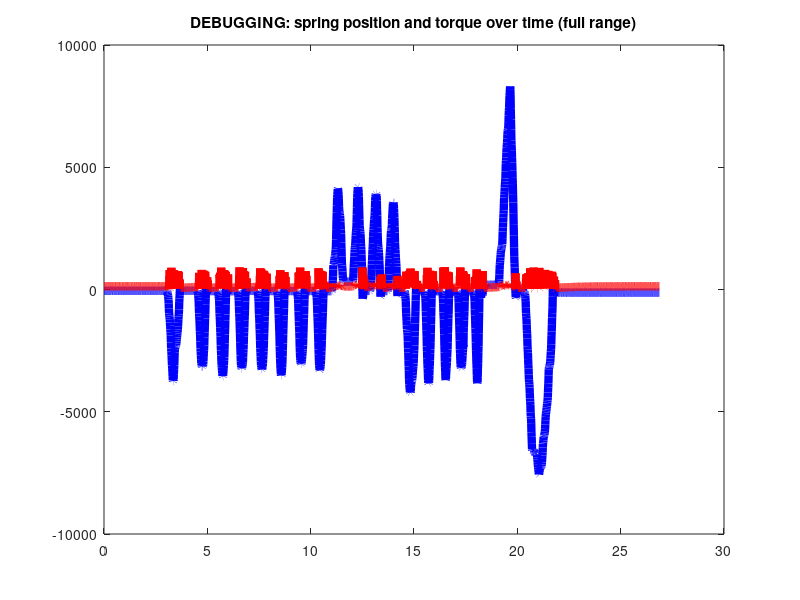
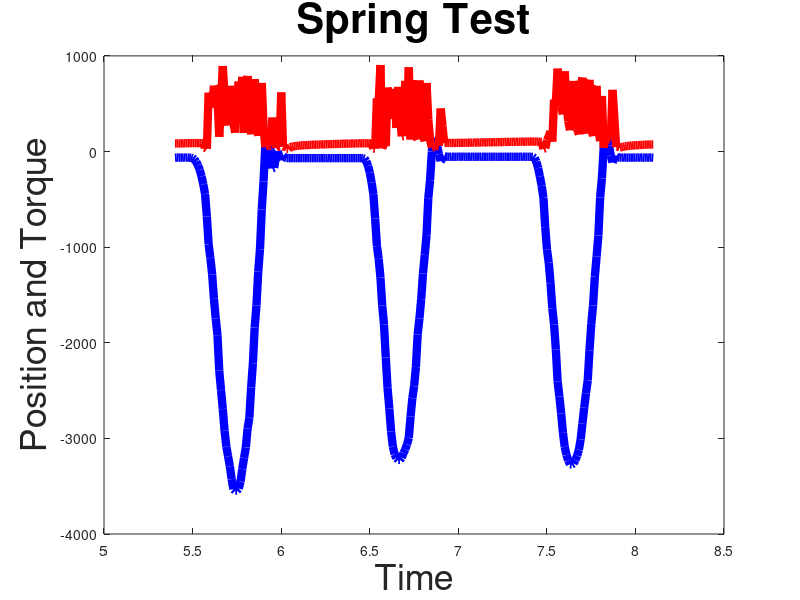

Reproduce these figures in MATLAB, in order. (Note: this script raises an error after producing the figures.)


load MP2Data
all_time = linspace(0,100,10000);
linewidth = 6;
label_fontsize = 26;
title_fontsize = 30;

% quick note on units: all units for the following plots are arbitrary.
% torque was determined by measuring current through the motor by measuring
% voltage drop across a resistor (amplified) with a 10 bit A/D, and
% position was measured using a 10 bit A/D to track angle of a wheel (with
% a significantly different diameter than the joystick itself), and
% velocity was determined by taking the differential of position. So the
% units make absolutely no sense, but the scales are all linear, so the
% relative relationships are still sensical and interesting.

% plot 1: spring!
time = all_time(1:2688); % just the length of the data
% now, trim to just the interesting section
%5.4 to 8.1 seconds
% indecies 541 to 811
time_temp = time(541:811);
position_temp = spring_position(541:811);
torque_temp = spring_torque(541:811);
% plotting the full data, just for initial visualization
figure()
plot(time, spring_position, 'b', 'linewidth', linewidth)
hold on;
plot(time, spring_torque, 'r', 'linewidth', linewidth)
title('DEBUGGING: spring position and torque over time (full range)')

% now, plot the interesting section
figure()
plot(time_temp, position_temp, 'b', 'linewidth', linewidth)
hold on;
plot(time_temp, torque_temp, 'r', 'linewidth', linewidth)
xlabel('Time', 'fontsize', label_fontsize)
ylabel('Position and Torque', 'fontsize', label_fontsize)
title('Spring Test', 'fontsize', title_fontsize)
myLegend = legend('Position', 'Torque');
set(myLegend, 'fontsize', 24)

clear time; clear time_temp; clear position_temp; clear torque_temp;


% plot 2: damper!
time = all_time(1:1651); % just the length of the data
damper_current_smaller = damper_current./50; % its not in units anyways, so might
% as well make it on a more reasonable scale relative to the other things
% being plotted.
% now, trim to just the interesting section
%3.1 to 7.2 seconds
% indecies 311 to 721
time_temp = time(311:721);
velocity_temp = damper_velocity(311:721);
current_temp = damper_current_smaller(311:721);
% plotting the full data, just for initial visualization
figure()
plot(time, damper_velocity, 'b', 'linewidth', linewidth)
hold on;
plot(time, damper_current_smaller, 'r', 'linewidth', linewidth)
title('DEBUGGING: damper velocity and scaled torque (full range)')
figure()
plot(damper_velocity, damper_current, 'b', 'linewidth', linewidth)
title('DEBUGGING: damper velocity vs. torque (full range)')

% now, plot the interesting section
figure()
plot(time_temp, velocity_temp, 'b', 'linewidth', linewidth)
hold on;
plot(time_temp, current_temp, 'r', 'linewidth', linewidth)
xlabel('Time', 'fontsize', label_fontsize)
ylabel('Velocity and Torque', 'fontsize', label_fontsize)
title('Damper Test', 'fontsize', title_fontsize)
myLegend = legend('Velocity', 'Torque');
set(myLegend, 'fontsize', 24)
ylim([-35,50]);

clear time; clear time_temp; clear velocity_temp; clear current_temp;



% plot 3: Texture!
time = all_time(1:985); % just the length of the data
texture_torque_larger = texture_current.*50; % its not in units anyways, so might
% as well make it on a more reasonable scale relative to the other things
% now, trim to just the interesting section
% UPDATE: I am no longer trimming the vecotrs- just using xlim and ylim
% to only plot the part I'm interested in.
% plotting the full data, just for initial visualization
figure()
plot(time, texture_position, 'b', 'linewidth', linewidth)
hold on;
plot(time, texture_torque_larger, 'r', 'linewidth', linewidth)
title('DEBUGGING: texture position and scaled torque over time (full range)')
figure()
plot(texture_position, texture_current, 'b', 'linewidth', linewidth)
title('DEBUGGING: texture position vs torque (full range)')

% now, plot the interesting section
figure()
plot(time, texture_position, 'b', 'linewidth', linewidth)
hold on;
plot(time, texture_torque_larger, 'r', 'linewidth', linewidth)
xlabel('Time', 'fontsize', label_fontsize)
ylabel('Position and Torque', 'fontsize', label_fontsize)
title('Texture Test', 'fontsize', title_fontsize)
myLegend = legend('Position', 'Torque');
set(myLegend, 'fontsize', 24)
xlim([.7,6.2]);
% another interesting plot!
figure()
plot(texture_position, texture_current, 'b', 'linewidth', linewidth)
xlabel('Position', 'fontsize', label_fontsize)
ylabel('Torque', 'fontsize', label_fontsize)
title('Texture Position vs. Torque', 'fontsize', title_fontsize)
xlim([500,6500]);

clear time; clear time_temp; clear position_temp; clear torque_temp;
clear texture_torque_larger;


% plot 4: Wall!
time = all_time(1:956); % just the length of the data
% plotting the full data, just for initial visualization
figure()
plot(time, wall_position, 'b', 'linewidth', linewidth)
hold on;
plot(time, wall_current, 'r', 'linewidth', linewidth)
title('DEBUGGING: wall position and torque (full range)')
figure()
plot(wall_position, wall_current, 'b', 'linewidth', linewidth)
title('DEBUGGING: wall position vs torque (full range)')

% now, plot the interesting section
figure()
plot(wall_position, wall_current, 'b', 'linewidth', linewidth)
xlabel('Position', 'fontsize', label_fontsize)
ylabel('Torque', 'fontsize', label_fontsize)
title('Wall Test (Position vs. Torque)', 'fontsize', title_fontsize)
ylim([80,900]);
xlim([-2250, 3350]);

clear time; clear time_temp; clear velocity_temp; clear current_temp;



% done with plotting, time to clear variables.
clear all_time; clear label_fontsize; clear linewidth; clear myLegend; 
clear title_fontsize; clear damper_current_smaller;

